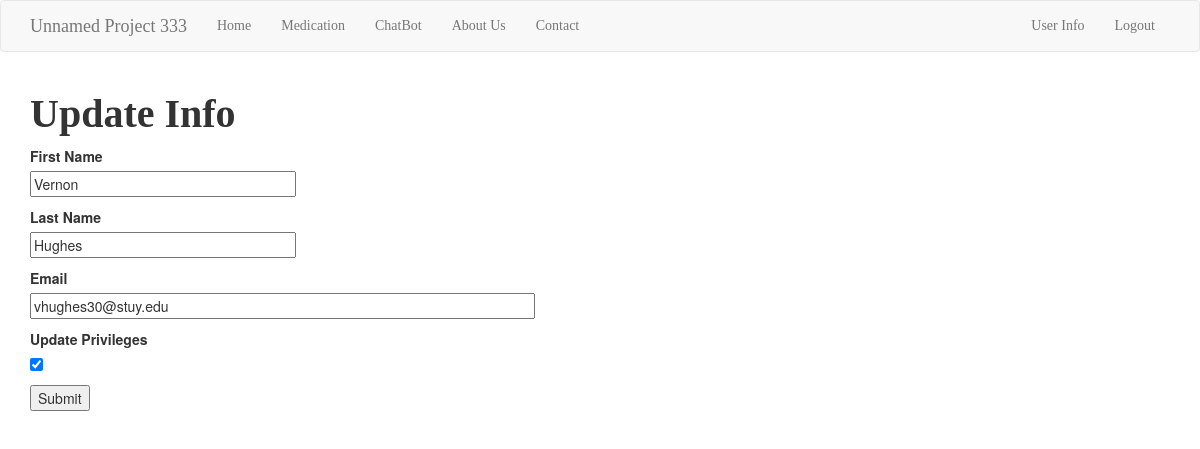
Page /update_info (signed in) on the committed database.
### app/models.py (models this page shows, shortened)
class User(UserMixin, db.Model):
    __tablename__ = 'users'
    id = db.Column(db.Integer, primary_key=True, autoincrement=True)
    fname = db.Column(db.String(64), index=True)
    lname = db.Column(db.String(64), index=True)
    email = db.Column(db.String(120), index=True, unique=True)
    update_privileges = db.Column(db.Boolean, index=True, default=False)
    password_hash = db.Column(db.String(128))
    def check_privileges(self):
        return self.update_privileges

### app/routes.py (the view)
@app.route('/update_info', methods=['GET', 'POST'])
@login_required
def update_info():
    if current_user.check_privileges():
        form = ProfileForm()
        if form.validate_on_submit():
            current_user.fname=form.fname.data
            current_user.lname=form.lname.data
            current_user.email=form.email.data
            current_user.update_privileges=form.update_privileges.data
            db.session.commit()
            flash('Your changes have been saved.')
        elif request.method == 'GET':
            form.fname.data = current_user.fname
            form.lname.data = current_user.lname
            form.email.data = current_user.email
            form.update_privileges.data = current_user.update_privileges
        email = current_user.email
        return render_template('register.html', title='Update Info', form=form, email=email)
    else:
        flash('You do not have update privileges.')
        return redirect(url_for('index'))

### app/forms.py (shortened to what this page needs)
class ProfileForm(FlaskForm):
    fname = StringField('First Name', validators=[DataRequired()])
    lname = StringField('Last Name', validators=[DataRequired()])
    email = StringField('Email', validators=[DataRequired(), Email()])
    update_privileges = BooleanField('Update Privileges')
    submit = SubmitField('Submit')

### app/models.py (called while the page is built)
@login.user_loader
def load_user(id):
    return User.query.get(int(id))

### app/templates/register.html (shortened to what this page needs)
{% extends "base.html" %}
{% block app_content %}
    <h1>{% block title %}{{title }}{% endblock %}</h1>
    <form action="" method="post">
        <p>
            {{ form.fname.label }}<br>
            {{ form.fname(size=32) }}<br>
        </p>
        <p>
            {{ form.lname.label }}<br>
            {{ form.lname(size=32) }}<br>
        </p>
        <p>
            {{ form.email.label }}<br>
            {{ form.email(size=64) }}<br>
        </p>
        <p>
            {{ form.update_privileges.label }}<br>
            {{ form.update_privileges(size=16) }}<br>
        </p>
        <p>{{ form.submit() }}</p>
    </form>
{% endblock %}

### app/static/styles.css (style rules this page uses)
h1 { font-size: 40px; font-family: apple-chancery; font-weight: bold; }

### rows in the picture
User: fname "Vernon", lname "Hughes", email "vhughes30@stuy.edu", update_privileges "☑"

### other values in the picture
{{ title }} "Update Info"
